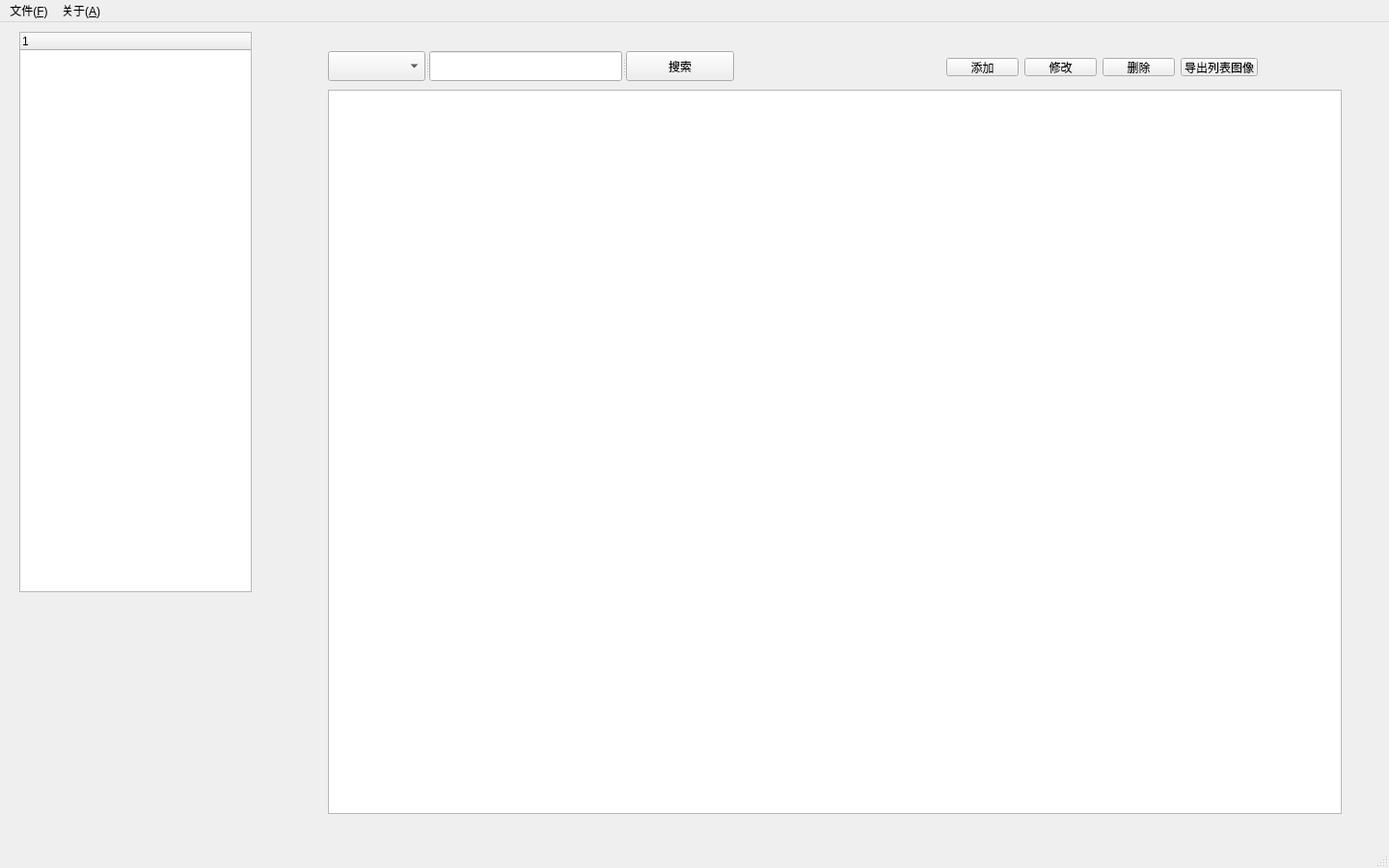
<?xml version="1.0" encoding="UTF-8"?>
<ui version="4.0">
 <class>MainWindow</class>
 <widget class="QMainWindow" name="MainWindow">
  <property name="geometry">
   <rect>
    <x>0</x>
    <y>0</y>
    <width>1440</width>
    <height>900</height>
   </rect>
  </property>
  <property name="windowTitle">
   <string>MainWindow</string>
  </property>
  <widget class="QWidget" name="centralWidget">
   <widget class="QTableWidget" name="tableWidget">
    <property name="geometry">
     <rect>
      <x>340</x>
      <y>70</y>
      <width>1051</width>
      <height>751</height>
     </rect>
    </property>
   </widget>
   <widget class="QTreeWidget" name="treeWidget">
    <property name="geometry">
     <rect>
      <x>20</x>
      <y>10</y>
      <width>241</width>
      <height>581</height>
     </rect>
    </property>
    <column>
     <property name="text">
      <string notr="true">1</string>
     </property>
    </column>
   </widget>
   <widget class="QWidget" name="layoutWidget">
    <property name="geometry">
     <rect>
      <x>970</x>
      <y>26</y>
      <width>345</width>
      <height>41</height>
     </rect>
    </property>
    <layout class="QHBoxLayout" name="horizontalLayout_3">
     <item>
      <layout class="QHBoxLayout" name="horizontalLayout">
       <item>
        <widget class="QPushButton" name="addbn">
         <property name="text">
          <string>添加</string>
         </property>
        </widget>
       </item>
       <item>
        <widget class="QPushButton" name="changebn">
         <property name="text">
          <string>修改</string>
         </property>
        </widget>
       </item>
       <item>
        <widget class="QPushButton" name="deletebn">
         <property name="text">
          <string>删除</string>
         </property>
        </widget>
       </item>
      </layout>
     </item>
     <item>
      <widget class="QPushButton" name="takeout">
       <property name="text">
        <string>导出列表图像</string>
       </property>
      </widget>
     </item>
    </layout>
   </widget>
   <widget class="QSplitter" name="splitter">
    <property name="geometry">
     <rect>
      <x>340</x>
      <y>30</y>
      <width>421</width>
      <height>31</height>
     </rect>
    </property>
    <property name="orientation">
     <enum>Qt::Horizontal</enum>
    </property>
    <widget class="QComboBox" name="cbox"/>
    <widget class="QLineEdit" name="findline">
     <property name="font">
      <font>
       <pointsize>12</pointsize>
      </font>
     </property>
     <property name="text">
      <string/>
     </property>
    </widget>
    <widget class="QPushButton" name="findbn">
     <property name="text">
      <string>搜索</string>
     </property>
    </widget>
   </widget>
  </widget>
  <widget class="QMenuBar" name="menuBar">
   <property name="geometry">
    <rect>
     <x>0</x>
     <y>0</y>
     <width>1440</width>
     <height>23</height>
    </rect>
   </property>
   <widget class="QMenu" name="menu_F">
    <property name="title">
     <string>文件(&amp;F)</string>
    </property>
    <addaction name="inpathaction"/>
    <addaction name="outpathaction"/>
   </widget>
   <widget class="QMenu" name="menu_A">
    <property name="title">
     <string>关于(&amp;A)</string>
    </property>
   </widget>
   <addaction name="menu_F"/>
   <addaction name="menu_A"/>
  </widget>
  <widget class="QStatusBar" name="statusBar"/>
  <action name="inpathaction">
   <property name="text">
    <string>导入目录</string>
   </property>
  </action>
  <action name="outpathaction">
   <property name="text">
    <string>导出目录</string>
   </property>
  </action>
 </widget>
 <layoutdefault spacing="6" margin="11"/>
 <resources/>
 <connections/>
</ui>
